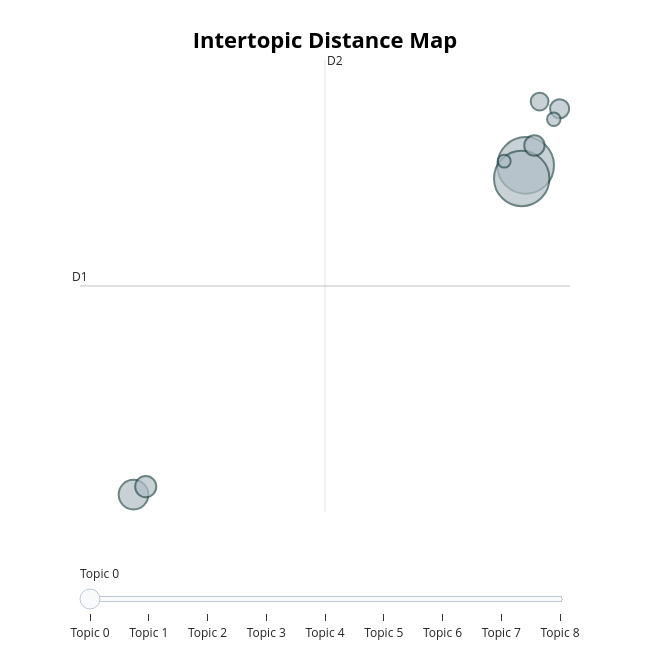

Write notebook code for a chart like this one.
### Markdown cell above
### X2. Re-Check Visualizations
👁️ Check topic visualizations after each effective modification step above.<br>
🔄 Try both embeddings and cTF-IDF using `use_ctfidf`

📚 BERTopic [visualize_topics()](https://maartengr.github.io/BERTopic/api/bertopic.html#bertopic._bertopic.BERTopic.visualize_topics), [visualize_heatmap()](https://maartengr.github.io/BERTopic/api/bertopic.html#bertopic._bertopic.BERTopic.visualize_heatmap)

### Code cell
#| code-summary: 'Visualize topics in UMAP 2-dimensional space'
topic_model.visualize_topics(
    use_ctfidf = False, # default False (by embeddings) / True (by cTF-IDF)
    top_n_topics = None, # default None (all)
    custom_labels = True, # default False
)

### Figure 1 — Plotly figure (JSON) as saved in the notebook; plotly's stock layout.template omitted (floating-point values rounded to 4 significant figures)
{"data": [{"customdata": [[0, "im | like | got | dont | fuck", 193], [1, "bitch | like | fuck | nigga | im", 185], [2, "time | dont | wanna | youre | im", 53], [3, "think | life | im | dont | feel", 27], [4, "dont | love | im | let | girl", 25], [5, "flex | love | baby | thug | im", 22], [6, "ice | im | man | flames | froze", 19], [7, "loved | turn | like | dont | flexin", 11], [8, "im | dont | girls | know | bitch", 10]], "hovertemplate": "<b>Topic %{customdata[0]}</b><br>%{customdata[1]}<br>Size: %{customdata[2]}", "legendgroup": "", "marker": {"color": "#B0BEC5", "line": {"color": "DarkSlateGrey", "width": 2}, "size": [193, 185, 53, 27, 25, 22, 19, 11, 10], "sizemode": "area", "sizeref": 0.1206, "symbol": "circle"}, "mode": "markers", "name": "", "orientation": "v", "showlegend": false, "type": "scatter", "x": [0.9327, 0.8273, -9.386, -9.065, 1.162, 1.825, 1.299, 1.672, 0.368], "xaxis": "x", "y": [8.553, 8.03, -4.646, -4.325, 9.35, 10.83, 11.11, 10.4, 8.724], "yaxis": "y"}], "layout": {"annotations": [{"showarrow": false, "text": "D1", "x": -10.79, "y": 3.718, "yshift": 10}, {"showarrow": false, "text": "D2", "x": -4.348, "xshift": 10, "y": 12.78}], "height": 650, "hoverlabel": {"bgcolor": "white", "font": {"family": "Rockwell", "size": 16}}, "legend": {"itemsizing": "constant", "tracegroupgap": 0}, "margin": {"t": 60}, "shapes": [{"line": {"color": "#CFD8DC", "width": 2}, "type": "line", "x0": -4.348, "x1": -4.348, "y0": -5.343, "y1": 12.78}, {"line": {"color": "#9E9E9E", "width": 2}, "type": "line", "x0": -10.79, "x1": 2.098, "y0": 3.718, "y1": 3.718}], "sliders": [{"active": 0, "pad": {"t": 50}, "steps": [{"args": [{"marker.color": [["red", "#B0BEC5", "#B0BEC5", "#B0BEC5", "#B0BEC5", "#B0BEC5", "#B0BEC5", "#B0BEC5", "#B0BEC5"]]}], "label": "Topic 0", "method": "update"}, {"args": [{"marker.color": [["#B0BEC5", "red", "#B0BEC5", "#B0BEC5", "#B0BEC5", "#B0BEC5", "#B0BEC5", "#B0BEC5", "#B0BEC5"]]}], "label": "Topic 1", "method": "update"}, {"args": [{"marker.color": [["#B0BEC5", "#B0BEC5", "red", "#B0BEC5", "#B0BEC5", "#B0BEC5", "#B0BEC5", "#B0BEC5", "#B0BEC5"]]}], "label": "Topic 2", "method": "update"}, {"args": [{"marker.color": [["#B0BEC5", "#B0BEC5", "#B0BEC5", "red", "#B0BEC5", "#B0BEC5", "#B0BEC5", "#B0BEC5", "#B0BEC5"]]}], "label": "Topic 3", "method": "update"}, {"args": [{"marker.color": [["#B0BEC5", "#B0BEC5", "#B0BEC5", "#B0BEC5", "red", "#B0BEC5", "#B0BEC5", "#B0BEC5", "#B0BEC5"]]}], "label": "Topic 4", "method": "update"}, {"args": [{"marker.color": [["#B0BEC5", "#B0BEC5", "#B0BEC5", "#B0BEC5", "#B0BEC5", "red", "#B0BEC5", "#B0BEC5", "#B0BEC5"]]}], "label": "Topic 5", "method": "update"}, {"args": [{"marker.color": [["#B0BEC5", "#B0BEC5", "#B0BEC5", "#B0BEC5", "#B0BEC5", "#B0BEC5", "red", "#B0BEC5", "#B0BEC5"]]}], "label": "Topic 6", "method": "update"}, {"args": [{"marker.color": [["#B0BEC5", "#B0BEC5", "#B0BEC5", "#B0BEC5", "#B0BEC5", "#B0BEC5", "#B0BEC5", "red", "#B0BEC5"]]}], "label": "Topic 7", "method": "update"}, {"args": [{"marker.color": [["#B0BEC5", "#B0BEC5", "#B0BEC5", "#B0BEC5", "#B0BEC5", "#B0BEC5", "#B0BEC5", "#B0BEC5", "red"]]}], "label": "Topic 8", "method": "update"}]}], "title": {"font": {"color": "Black", "size": 22}, "text": "<b>Intertopic Distance Map</b>", "x": 0.5, "xanchor": "center", "y": 0.95, "yanchor": "top"}, "width": 650, "xaxis": {"anchor": "y", "domain": [0, 1], "range": [-10.79, 2.098], "title": {"text": ""}, "visible": false}, "yaxis": {"anchor": "x", "domain": [0, 1], "range": [-5.343, 12.78], "title": {"text": ""}, "visible": false}}}
